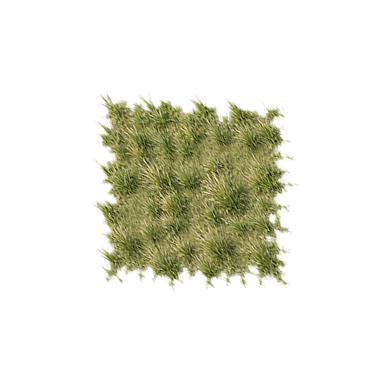
#> input picture frontend/img/map/grass-sparse-ground.png, 384 x 384 px, given in place of harbor.webp, which was not available
$ python prepare-cutouts.py
#> lines starting #> are read from the running program, lines starting #| are printed output that depends on the picture; pictures that were not available may be replaced by others from this repository, and a replacement may not be noted
"""Remove edge-connected studio mattes for map-only sprites; keep source art intact."""
from pathlib import Path
from collections import deque
from PIL import Image, ImageFilter
root=Path(__file__).resolve().parents[2]
sources=[root/'frontend/img/cities/harbor.webp',*sorted((root/'frontend/img/map').glob('*.webp'))]
for source in sources:
    if source.stem.endswith('-map'): continue
    im=Image.open(source).convert('RGBA'); w,h=im.size; pix=im.load()
#> further down, im is the input picture: PIL image 384x384 RGBA; mean R, G, B, A 29.7, 29.9, 17.2, 49.3
#> after `w, h = im.size`: w = 384; h = 384
    # The warm gray studio background is almost neutral, including its cast shadow.
    def background(x,y):
        r,g,b,_=pix[x,y]
        return r>85 and 0<=r-g<=17 and 2<=g-b<=20 and r-b<=31
    seen=set(); todo=deque()
    for x in range(w): todo.extend([(x,0),(x,h-1)])
    for y in range(h): todo.extend([(0,y),(w-1,y)])
    while todo:
        x,y=todo.popleft()
        if (x,y) in seen or not(0<=x<w and 0<=y<h) or not background(x,y): continue
        seen.add((x,y)); todo.extend([(x-1,y),(x+1,y),(x,y-1),(x,y+1)])
#> this loop made 1536 passes
#> (x, y) on passes 2 to 4: (0, 383), (1, 0), (1, 383)
#> after the loop, seen = 0 items
    alpha=Image.new('L',(w,h),255); a=alpha.load()
#> after `alpha = Image.new('L', (w, h), 255)`: alpha: PIL image 384x384 L; every value is 255
    for x,y in seen: a[x,y]=0
#> this loop made 0 passes
    # Clean isolated matte flecks and soften the single-pixel transition.
    alpha=alpha.filter(ImageFilter.MedianFilter(3)).filter(ImageFilter.GaussianBlur(.35))
    im.putalpha(alpha)
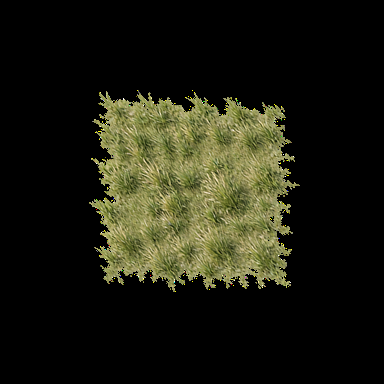
#> im: PIL image 384x384 RGBA; mean R, G, B, A 29.7, 29.9, 17.2, 255
    im.save(source.with_name(source.stem+'-map.webp'),quality=92,method=6)
    if source.stem=='harbor':
        preview=Image.new('RGBA',im.size,'#7c8d53');preview.alpha_composite(im);preview.convert('RGB').save('/tmp/harbor-cutout.jpg')
#> after `preview = Image.new('RGBA', im.size, '#7c8d53')`:
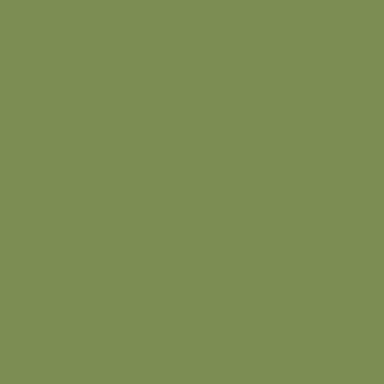
#> preview: PIL image 384x384 RGBA; mean R, G, B, A 124, 141, 83, 255
#> pass 2 of the loop `for source in sources:`:
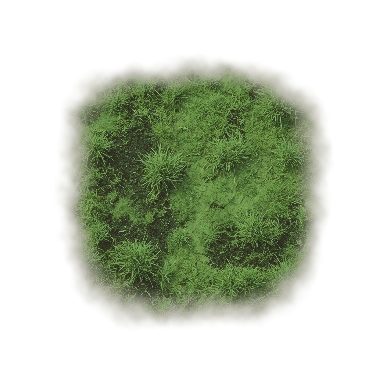
#> input picture frontend/img/map/wild-plains.webp, 384 x 384 px
#> im is the input picture: PIL image 384x384 RGBA; mean R, G, B, A 91.8, 98.2, 62.6, 87.3
#> the loop `while todo:` made 1536 passes
#> (x, y, r in background, g in background, b in background) on passes 2 to 4: (0, 383, 94, 92, 65), (1, 0, 95, 90, 64), (1, 383, 94, 92, 65)
#> `im.putalpha(alpha)`:
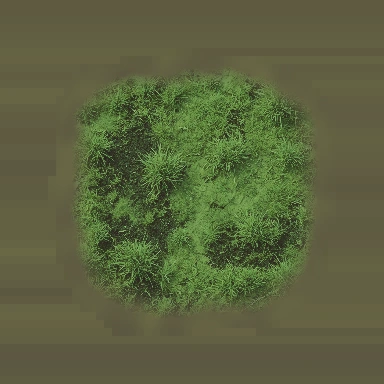
#> im: PIL image 384x384 RGBA; mean R, G, B, A 91.8, 98.2, 62.6, 255
#> pass 3 of the loop `for source in sources:`:
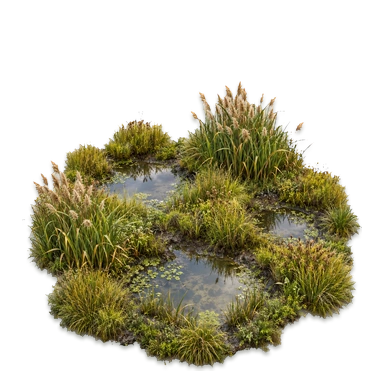
#> input picture frontend/img/map/wild-swamp-creek-integrated.webp, 384 x 384 px
#> im is the input picture: PIL image 384x384 RGBA; mean R, G, B, A 53.3, 49.3, 26.8, 110.1
#> the loop `while todo:` made 1536 passes
#> `im.putalpha(alpha)`:
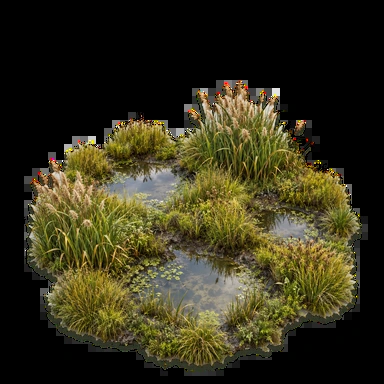
#> im: PIL image 384x384 RGBA; mean R, G, B, A 53.3, 49.3, 26.8, 255
